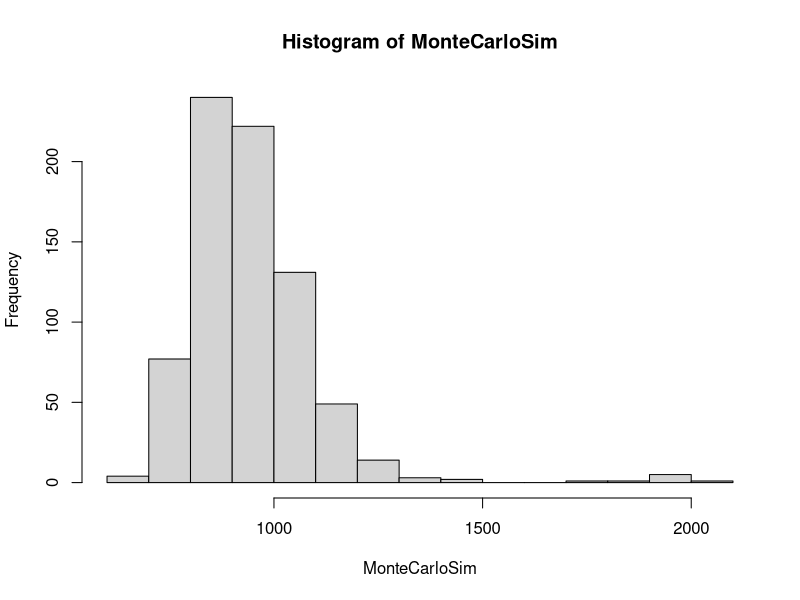

Write the R code that produced this figure.
#ggplot & dplyr verfügbar machen über tidyverse
library("tidyverse")

#Lospool definieren inkl. 0
LosPool<-c(0,2,4,10,20,100,1000,10000,300000)

#Wahrscheinlichkeiten für jedes Los definieren
ProbLose_ohne0<-c((1/5.88),(1/20),(1/50),(1/200),(1/1000),(1/100000),(1/1666666.67),(1/5000000))
GesamtSofortGewProb<-(sum(ProbLose_ohne0))
ProbLose_mit0<-c((1-GesamtSofortGewProb),(1/5.88),(1/20),(1/50),(1/200),(1/1000),(1/100000),(1/1666666.67),(1/5000000))

#Anzahl Lose je Ziehung definieren
Lose<-1000

#Anzahl Ziehungen definieren
nZiehungen<-750

#Start festlegen für Reproduzierbarkeit der Ergebnisse
set.seed(1)

#Ziehungen durchführen und Gewinnsumme je Ziehung ermitteln
MonteCarloSim<-replicate(nZiehungen,
  {
  X<-sample(LosPool,Lose,prob = ProbLose_mit0,replace = TRUE)
  Gewinnsumme<-sum(X)
  }
  )
hist(MonteCarloSim)
